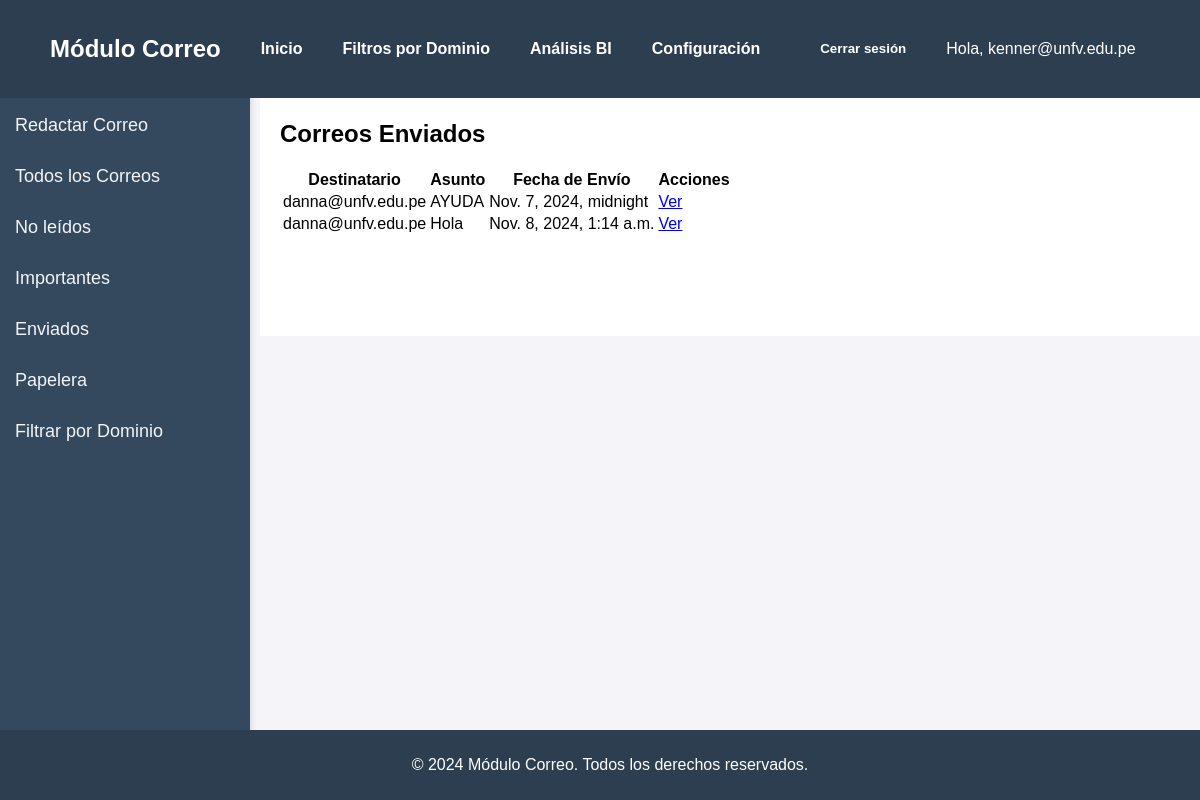
The page /home/correos-enviados/ (signed in) on the database its author committed.
### emails/models.py (models this page shows, shortened)
class Correo(models.Model):
    remitente = models.ForeignKey(User, on_delete=models.CASCADE, related_name="enviados")
    destinatario = models.ForeignKey(User, on_delete=models.CASCADE, related_name="correos_recibidos")  # Mantienes la relación ManyToMany
    asunto = models.CharField(max_length=200)
    contenido = models.TextField()
    fecha_envio = models.DateTimeField(auto_now_add=True)
    eliminado_por_remitente = models.BooleanField(default=False)  # Nuevo campo
    eliminado_por_destinatario = models.BooleanField(default=False)

### emails/views.py (the view)
# urls.py: path('correos-enviados/', views.correos_enviados_view, name='correos_enviados'),
@login_required
def correos_enviados_view(request):
    correos_enviados = Correo.objects.filter(remitente=request.user)
    return render(request, 'emails/correos_enviados.html', {'correos_enviados': correos_enviados})

### Templates/emails/correos_enviados.html
{% extends 'emails/base.html' %}
{% block content %}
<h2>Correos Enviados</h2>
{% if correos_enviados %}
    <table>
        <thead>
            <tr>
                <th>Destinatario</th>
                <th>Asunto</th>
                <th>Fecha de Envío</th>
                <th>Acciones</th>
            </tr>
        </thead>
        <tbody>
            {% for correo in correos_enviados %}
                <tr>
                    <td>{{ correo.destinatario }}</td>
                    <td>{{ correo.asunto }}</td>
                    <td>{{ correo.fecha_envio }}</td>
                    <td>
                        <a href="{% url 'ver_correo' correo.id %}">Ver</a>
                    </td>
                </tr>
            {% endfor %}
        </tbody>
    </table>
{% else %}
    <p>No has enviado ningún correo.</p>
{% endif %}
{% endblock %}

### Templates/emails/base.html (shortened to what this page needs)
<!DOCTYPE html>
<html lang="es">
<head>
</head>
<body>
    <div class="navbar">
        <div class="logo">
            <h2>Módulo Correo</h2>
        </div>
        <a href="{% url 'inbox' %}">Inicio</a>
        <a href="#">Filtros por Dominio</a>
        <a href="#">Análisis BI</a>
        <a href="#">Configuración</a>
        <form action="{% url 'logout' %}" method="post" style="display: inline;">
            <button type="submit">Cerrar sesión</button>
        </form>
        <span class="user-info">Hola, {{ user.username }}</span>
    </div>
    <div class="sidebar">
        <a href="{%url 'redactar_correo'%}">Redactar Correo</a>
        <a href="{% url 'inbox' %}">Todos los Correos</a>
        <a href="#">No leídos</a>
        <a href="#">Importantes</a>
        <a href="{% url 'correos_enviados' %}">Enviados</a>
        <a href="{% url 'correos_eliminados' %}">Papelera</a>
        <a href="#">Filtrar por Dominio</a>
    </div>
    <div class="main-content">
        {% block content %}{% endblock %}
    </div>
    <footer>
        <p>&copy; 2024 Módulo Correo. Todos los derechos reservados.</p>
    </footer>
</body>
</html>

### Templates/emails/base.html (style rules this page uses)
body { font-family: Arial, sans-serif; margin: 0; padding: 0; background-color: #f4f4f9; }
.navbar { background-color: #2c3e50; color: white; padding: 15px 50px; display: flex; justify-content: flex-start; align-items: center; gap: 20px; position: fixed; top: 0; width: 100%; z-index: 1; }
.navbar .logo { margin-right: 20px; }
.navbar a, .navbar button { color: white; text-decoration: none; font-weight: bold; background: none; border: none; cursor: pointer; }
.navbar a { margin-right: 20px; }
.sidebar { width: 250px; background-color: #34495e; position: fixed; top: 80px; left: 0; height: calc(100% - 80px); padding-top: 20px; box-shadow: 2px 0 5px rgba(0, 0, 0, 0.1); }
.sidebar a { padding: 15px; text-decoration: none; font-size: 18px; color: #f4f4f9; display: block; }
.main-content { margin-left: 260px; padding: 100px 20px; background-color: white; }
button { padding: 10px 20px; background-color: #2c3e50; color: white; border: none; border-radius: 5px; cursor: pointer; }
footer { text-align: center; padding: 10px; background-color: #2c3e50; color: white; position: fixed; bottom: 0; width: 100%; }

### rows shown on the page
Correo: destinatario "danna@unfv.edu.pe", asunto "AYUDA", fecha_envio "Nov. 7, 2024, midnight"
Correo: destinatario "danna@unfv.edu.pe", asunto "Hola", fecha_envio "Nov. 8, 2024, 1:14 a.m."

### other values the page prints
{{ user.username }} "kenner@unfv.edu.pe"
